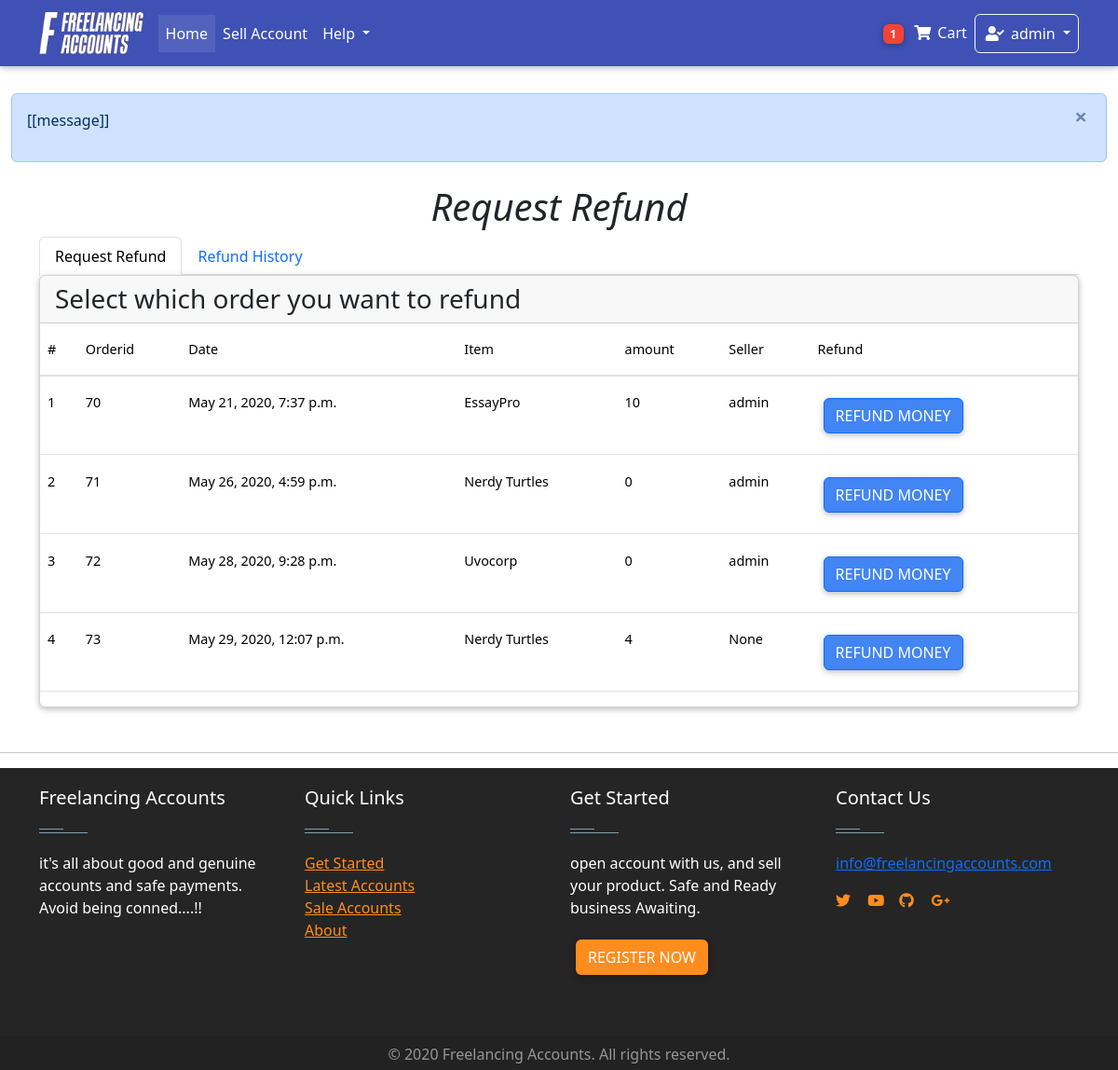
The app's page /dashboard/refund/ (signed in), older data.
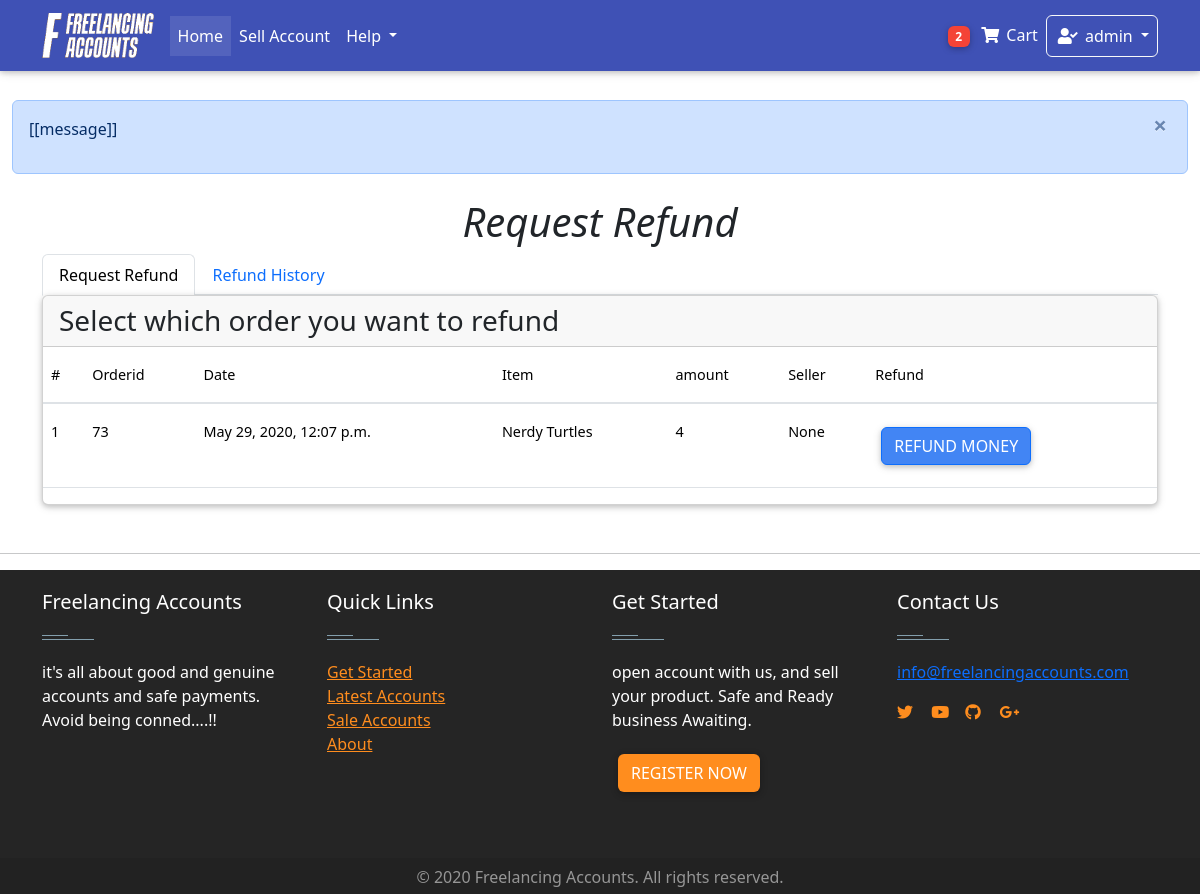
The same page, newer data.
### Home/models.py (models this page shows, shortened)
class Order(models.Model):
    user = models.ForeignKey(settings.AUTH_USER_MODEL,on_delete = models.CASCADE)
    items = models.ManyToManyField(OrderItem)
    start_date = models.DateField(auto_now_add = True)
    ordered_date = models.DateTimeField()
    ordered = models.BooleanField(default = False)
    seller = models.ForeignKey(settings.AUTH_USER_MODEL,on_delete = models.CASCADE, related_name="user", blank=True, null = True)
    amount = models.IntegerField(default=0.0)
    released = models.BooleanField(default=False)
    refund = models.BooleanField(default=False)
    billing_address = models.ForeignKey(
        "BillingAddress", on_delete = models.SET_NULL, blank = True, null = True)

class OrderItem(models.Model):
    user = models.ForeignKey(settings.AUTH_USER_MODEL,on_delete = models.CASCADE)
    item = models.ForeignKey(Item, on_delete = models.CASCADE)
    quantity = models.IntegerField(default= 1)
    ordered = models.BooleanField(default = False)

class Item(models.Model):
    created_by = models.ForeignKey(settings.AUTH_USER_MODEL,on_delete = models.CASCADE,blank = True, null = True, editable = False)
    created_at = models.DateTimeField(auto_now_add= True, blank = True, null = True )
    title = models.CharField(max_length = 100)
    price = models.FloatField(default = 0.0)
    discountprice = models.FloatField(blank= True, null = True)
    category = models.CharField(choices = Category_choices, max_length=2)
    label = models.CharField(choices = Label_choices, max_length=1)
    Level = models.CharField(choices = Level_choices, max_length = 15 ,blank= True, null = True)
    finished_orders = models.IntegerField(default = 1)
    rating = models.IntegerField(default = 50 )
    Reviews =models.IntegerField( default = 1)
    profile = models.CharField( max_length = 20)
    description = models.TextField()
    diplay_pic = models.ImageField(upload_to = "display_pics/%Y%m%d/", max_length =255 )
    contact = models.CharField(max_length=15 ,null = True,blank= True)
    sold = models.BooleanField(default=False)

### dashboard/views.py (the view)
# urls.py: path("refund/", views.RefundView.as_view(), name = "refund"),
class RefundView(generic.ListView):
    model = Order
    template_name = "dashboard/refund.html"
    def get_queryset(self):
        queryset =  super(RefundView, self).get_queryset()
        queryset = queryset.filter(user = self.request.user, ordered= True, refund=False, released =False)
        return queryset
    def get_context_data(self, **kwargs):
        context = super(RefundView, self).get_context_data(**kwargs)
        refund = Refund.objects.filter(user = self.request.user).order_by("-date")
        context["refund"] = refund
        return context

### Home/templatetags/cart_template_tags.py (called while the page is built)
@register.filter
def cart_item_count(user):
    if user.is_authenticated:
        qs = Order.objects.filter(user = user, ordered = False)
        if qs.exists():
            return qs[0].items.count()
    return 0

@register.filter
def account_cash(user):
    if user.is_authenticated:
        qs = AccountsModel.objects.get(user= user)
        amount= qs.amount
        return amount

### Home/templatetags/login_tag.py (called while the page is built)
@register.inclusion_tag('logins/login_form.html')
def login_form_tag(current_page=None):
    return {'loginform': LoginForm(),
            'redirect_to': current_page}

### Home/templates/dashboard/refund.html (shortened to what this page needs)
<!DOCTYPE html>
{% extends 'base.html'%}
{% block content%}
<Main class="container">
    <h1 class="text-center "> <i> Request Refund </i></h1>
  <ul class="nav nav-tabs md-tabs " id="myTabMD" role="tablist">
    <li class="nav-item">
      <a class="nav-link active" id="home-tab-md" data-toggle="tab" href="#home-md" role="tab" aria-controls="home-md"
        aria-selected="true">Request Refund</a>
    </li>
    <li class="nav-item">
      <a class="nav-link" id="profile-tab-md" data-toggle="tab" href="#profile-md" role="tab" aria-controls="profile-md"
        aria-selected="false">  Refund History  </a>
    </li>
  </ul>
  <div class="tab-content " id="myTabContentMD">
    <div class="tab-pane fade show active" id="home-md" role="tabpanel" aria-labelledby="home-tab-md">
      <div class="card">
        <h3 class="card-header"> Select which order you want to refund</h3>
        <div class="table-responsive  text-nowrap">
            <table class="table table-hover ">
              <thead>
                <tr>
                  <th>#</th>
                  <th>Orderid</th>
                  <th>Date</th>
                  <th>Item</th>
                  <th>amount</th>
                  <th>Seller</th>
                  <th>Refund</th>
                </tr>
              </thead>
              <tbody>
               {% for object in object_list%}
                <tr style="height:min-content">
                  <th scope="row">{{forloop.counter}}</th>
                  <td>{{ object.id }}</td>
                  <td>{{ object.ordered_date }}</td>
                  <td>
                    {% for obj in object.items.all %}
                    <p> {{ obj.item.title }} </p>
                  {% endfor %}
                  </td>
                  <td>{{ object.amount }}</td>
                  <td>{{ object.seller }}</td>
                  <td>
                    <button id="btn"  class="btn btn-primary" onclick="refund(this);" data-toggle="modal" data-target="#modalRegisterForm">Refund Money</button>
                  </td>
                </tr>
                {% empty %}
                <tr>
                  <th scope="row"></th>
                  <td colspan="5"> You have no previous orders to refund you Money </td>
                </tr>
                {% endfor %}
              </tbody>
            </table>
          </div>
    </div>
    </div>
  </div>
</Main>
<hr class="mt-5">
{% endblock %}

### Home/templates/nav.html (shortened to what this page needs)
{% load cart_template_tags %}
{% load static %}
{% load notifications_tags %}
    <nav class="navbar fixed-top navbar-expand-lg  navbar-dark indigo mb-5">
        <div class = 'container' >
            <a class="navbar-brand" href="/home/">
              <img src="{% static 'whitelogo.png' %}" height="45px" alt="">
            </a>
            <div class="collapse navbar-collapse" id="navbarSupportedContent">
              <ul class="navbar-nav mr-auto">
                <li class="nav-item active">
                  <a class="nav-link" href="/home/"> Home <span class="sr-only">(current)</span></a>
                </li>
                <li class="nav-item">
                  <a class = "nav-link" href="/sell-account/" >
                    Sell Account
                  </a>
                </li>
                <li class="nav-item dropdown">
                  <a class="nav-link dropdown-toggle" href="#" id="navbarDropdownMenuLink" role="button" data-toggle="dropdown" aria-haspopup="true" aria-expanded="false">
                    Help
                  </a>
                </li>
              </ul>
            </div>
            <ul class="navbar-nav nav-flex-icons mx-right">
              {%  if request.user.is_authenticated  %}
                <li class="nav-item">
                  <a class="nav-link waves-effect " href = "{% url "Home:order-summary" %}">
                    <span class="badge red z-depth-1 badge-pill mr-1"> {{ request.user|cart_item_count }}</span>
                    <i class="fas fa-shopping-cart"></i>
                    <span class="clearfix d-none d-sm-inline-block"> Cart </span>
                  </a>
                  <li class="nav-item dropdown">
                    <a class="nav-link dropdown-toggle border border-light rounded waves-effect  waves-light" href="#" id="navbarDropdownMenuLink" role="button" data-toggle="dropdown" aria-haspopup="true" aria-expanded="false">
                      <i class="fas fa-user-check"></i>  {{request.user}}
                    </a>
                  </li>
                  {% endif %}
                </ul>
          </div>
        </nav>

Row changes from the older to the newer data that the page shows:
no longer on this page (row edited): Order: id "70", ordered_date "May 21, 2020, 7:37 p.m.", amount "10", seller "admin"
no longer on this page (row unchanged): OrderItem: item "EssayPro", shown under "70"
no longer on this page (row edited): Order: id "71", ordered_date "May 26, 2020, 4:59 p.m.", amount "0", seller "admin", OrderItem (item "Nerdy Turtles")
no longer on this page (row edited): Order: id "72", ordered_date "May 28, 2020, 9:28 p.m.", amount "0", seller "admin"
no longer on this page (row unchanged): OrderItem: item "Uvocorp", shown under "72"
Text that changed along with them:
{{ request.user|cart_item_count }}: "1" → "2"
